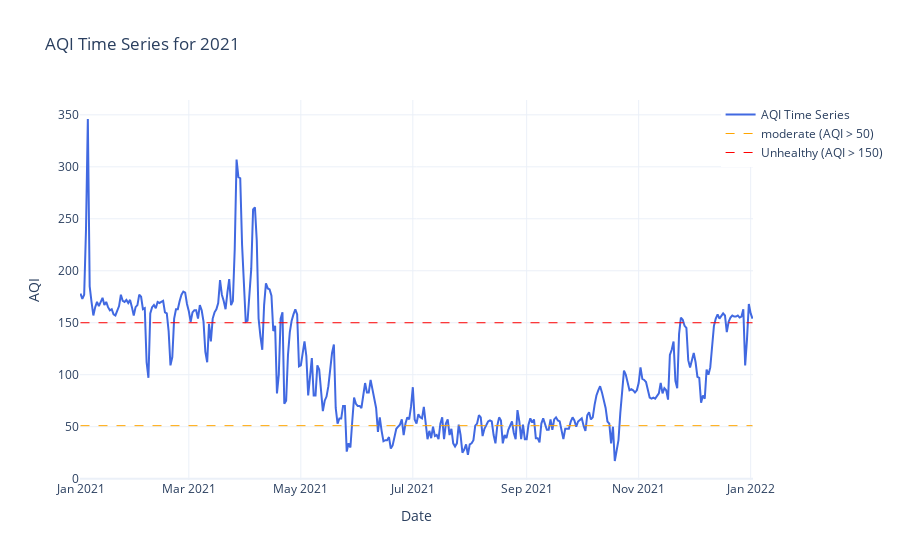

The code cell stored with this chart in its notebook:
### Code cell
# First read the CSV file into a DataFrame
data_2021 = pd.read_csv('../data/year_2020/Kathmandu_2021.csv')

# Then pass the DataFrame to the function
aqi_2021 = plot_aqi_time_series(data_2021, '2021')

### Figure 1 — Plotly figure (JSON) as saved in the notebook; plotly's stock layout.template omitted (floating-point values rounded to 4 significant figures; data arrays with more than 128 entries replaced by an {"elided": "..."} marker saying what was removed)
{"data": [{"line": {"color": "royalblue", "width": 2}, "mode": "lines", "name": "AQI Time Series", "type": "scatter", "x": {"elided": "367 str values"}, "y": {"elided": "367 int values"}}, {"line": {"color": "orange", "dash": "dash", "width": 1}, "mode": "lines", "name": "moderate (AQI > 50)", "type": "scatter", "x": [null], "y": [null]}, {"line": {"color": "red", "dash": "dash", "width": 1}, "mode": "lines", "name": "Unhealthy (AQI > 150)", "type": "scatter", "x": [null], "y": [null]}], "layout": {"legend": {"orientation": "v", "x": 1.2, "xanchor": "right", "y": 1, "yanchor": "top"}, "shapes": [{"line": {"color": "orange", "dash": "dash", "width": 1}, "type": "line", "x0": "2021-01-01T00:00:00", "x1": "2022-01-02T00:00:00", "y0": 51, "y1": 51}, {"line": {"color": "red", "dash": "dash", "width": 1}, "type": "line", "x0": "2021-01-01T00:00:00", "x1": "2022-01-02T00:00:00", "y0": 150, "y1": 150}], "title": {"text": "AQI Time Series for 2021"}, "xaxis": {"title": {"text": "Date"}}, "yaxis": {"title": {"text": "AQI"}}}}
